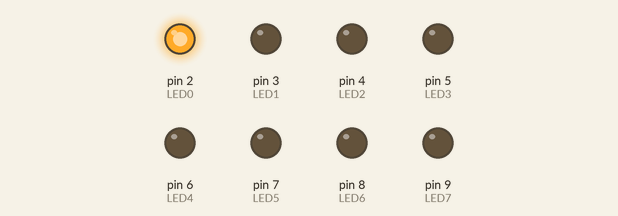
Bench run of a sketch on a simulated Arduino Uno, built with avr-gcc and run on an emulated ATmega328P. Parts: output pins drawn as LEDs (lit = HIGH).

Above: at 0.05 s.
At 0.75 s:
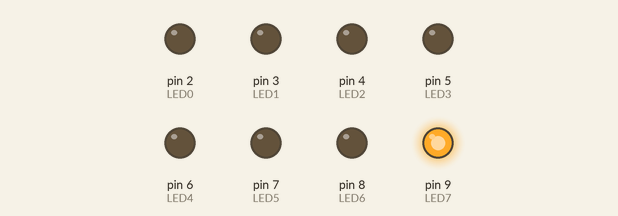
At 1.15 s:
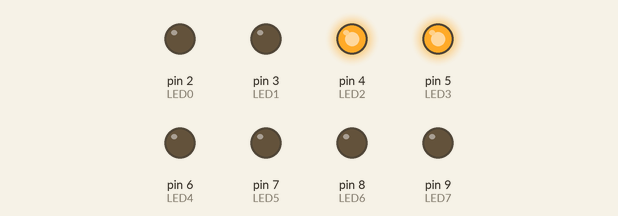
At 1.55 s:
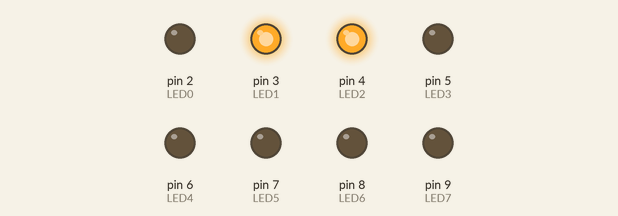
At 2.35 s:
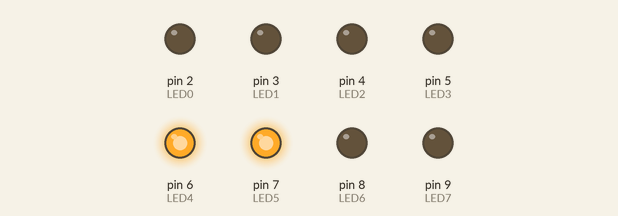
At 3.15 s:
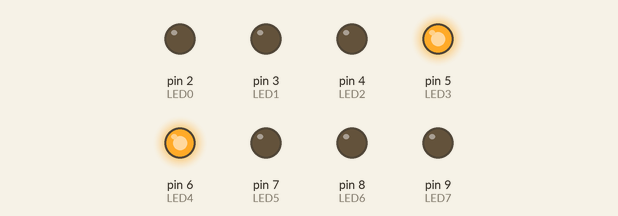
Timing chart, 0 to 3.5 s (numbered marks = the images above):
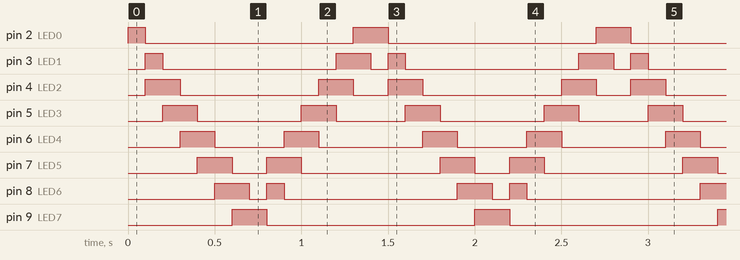

Measured:
- by itself, pin 2 (LED0): repeats every 1.4 s: LOW 1.2 s, HIGH 0.20 s
- by itself, pin 3 (LED1): repeats every 1.4 s: LOW 1.0 s, HIGH 0.20 s, LOW 0.10 s, HIGH 0.10 s
- by itself, pin 4 (LED2): repeats every 1.4 s: LOW 0.80 s, HIGH 0.20 s, LOW 0.20 s, HIGH 0.20 s
- by itself, pin 5 (LED3): repeats every 1.4 s: LOW 0.60 s, HIGH 0.20 s, LOW 0.40 s, HIGH 0.20 s
- by itself, pin 6 (LED4): repeats every 1.4 s: LOW 0.40 s, HIGH 0.20 s, LOW 0.60 s, HIGH 0.20 s
- by itself, pin 7 (LED5): repeats every 1.4 s: LOW 0.20 s, HIGH 0.20 s, LOW 0.80 s, HIGH 0.20 s
- by itself, pin 8 (LED6): repeats every 1.4 s: LOW 0.10 s, HIGH 0.10 s, LOW 1.0 s, HIGH 0.20 s
- by itself, pin 9 (LED7): alternates HIGH for 0.20 s and LOW for 1.2 s

The sketch:

ex2_efeito_night_rider_delay.ino
```cpp
/* SEGUNDO EXEMPLO (BARRA DE LEDS / EFEITO KNIGHT RIDER COM DELAY)
   DANIEL RODRIGUES DE SOUSA 16/09/2019
   PROJETO: https://wokwi.com/projects/481417912078844929 */

int LED0 = 2;  // Define o pino do LED 0
int LED1 = 3;  // Define o pino do LED 1
int LED2 = 4;  // Define o pino do LED 2
int LED3 = 5;  // Define o pino do LED 3
int LED4 = 6;  // Define o pino do LED 4
int LED5 = 7;  // Define o pino do LED 5
int LED6 = 8;  // Define o pino do LED 6
int LED7 = 9;  // Define o pino do LED 7

void LEDs( char led );     // Prototipagem das funções auxiliares do programa

void setup()
{
  pinMode(LED0, OUTPUT);  // Define a direção dos pinos dos LEDs como saída
  pinMode(LED1, OUTPUT);
  pinMode(LED2, OUTPUT);
  pinMode(LED3, OUTPUT);
  pinMode(LED4, OUTPUT);
  pinMode(LED5, OUTPUT);
  pinMode(LED6, OUTPUT);
  pinMode(LED7, OUTPUT);
}

void loop()
{//      76543210
  LEDs(0b00000001);  // Carrega a palavra binária acionando o bit 0
  delay(100);        // Aguarda 100 ms
  LEDs(0b00000110);  // Carrega a palavra binária acionando os bits 1 e 2
  delay(100);        // Aguarda 100 ms
  LEDs(0b00001100);  // Carrega a palavra binária acionando os bits 2 e 3
  delay(100);        // Aguarda 100 ms
  LEDs(0b00011000);  // Carrega a palavra binária acionando os bits 3 e 4
  delay(100);        // Aguarda 100 ms
  LEDs(0b00110000);  // Carrega a palavra binária acionando os bits 4 e 5
  delay(100);        // Aguarda 100 ms
  LEDs(0b01100000);  // Carrega a palavra binária acionando os bits 5 e 6
  delay(100);        // Aguarda 100 ms
  LEDs(0b11000000);  // Carrega a palavra binária acionando os bits 6 e 7
  delay(100);        // Aguarda 100 ms
  LEDs(0b10000000);  // Carrega a palavra binária acionando o bit 7
  delay(100);        // Aguarda 100 ms
  LEDs(0b01100000);  // Carrega a palavra binária acionando os bits 6 e 5
  delay(100);        // Aguarda 100 ms
  LEDs(0b00110000);  // Carrega a palavra binária acionando os bits 5 e 4
  delay(100);        // Aguarda 100 ms
  LEDs(0b00011000);  // Carrega a palavra binária acionando os bits 4 e 3
  delay(100);        // Aguarda 100 ms
  LEDs(0b00001100);  // Carrega a palavra binária acionando os bits 3 e 2
  delay(100);        // Aguarda 100 ms
  LEDs(0b00000110);  // Carrega a palavra binária acionando os bits 2 e 1
  delay(100);        // Aguarda 100 ms
  LEDs(0b00000011);  // Carrega a palavra binária acionando os bits 1 e 0
  delay(100);        // Aguarda 100 ms
}

void LEDs( char led )// Função LEDs: recebe um byte contendo o estado de cada LED
{
  digitalWrite(LED0, bitRead(led, 0));  // Atualiza o estado do LED0 conforme o bit 0 de led
  digitalWrite(LED1, bitRead(led, 1));  // Atualiza o estado do LED1 conforme o bit 1 de led
  digitalWrite(LED2, bitRead(led, 2));  // Atualiza o estado do LED2 conforme o bit 2 de led
  digitalWrite(LED3, bitRead(led, 3));  // Atualiza o estado do LED3 conforme o bit 3 de led
  digitalWrite(LED4, bitRead(led, 4));  // Atualiza o estado do LED4 conforme o bit 4 de led
  digitalWrite(LED5, bitRead(led, 5));  // Atualiza o estado do LED5 conforme o bit 5 de led
  digitalWrite(LED6, bitRead(led, 6));  // Atualiza o estado do LED6 conforme o bit 6 de led
  digitalWrite(LED7, bitRead(led, 7));  // Atualiza o estado do LED7 conforme o bit 7 de led
}
```
